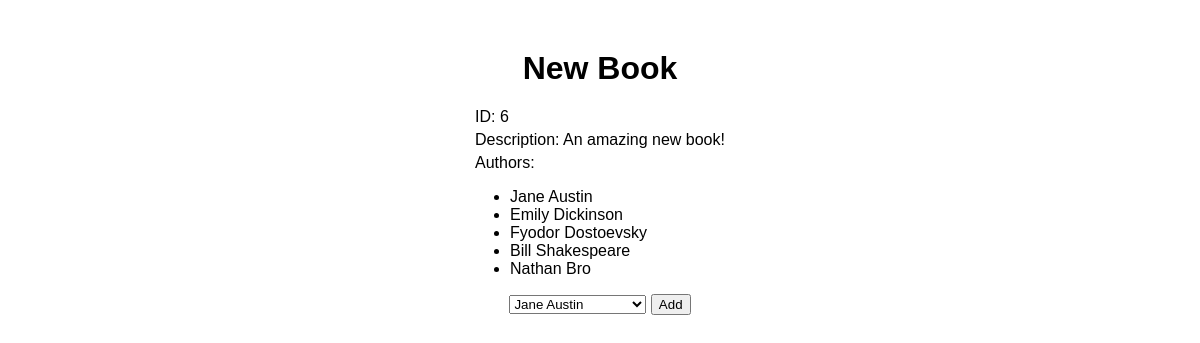
The page /books/6 on the database its author committed.
### bookAuthorApp/models.py (models this page shows)
class books(models.Model):
    title = models.CharField(max_length=255)
    desc = models.TextField()
    createdAt = models.DateTimeField(auto_now_add=True)
    updatedAt = models.DateTimeField(auto_now=True)

class authors(models.Model):
    firstName = models.CharField(max_length=45)
    lastName = models.CharField(max_length=45)
    books = models.ManyToManyField(books, related_name="author")
    notes = models.TextField()
    createdAt = models.DateTimeField(auto_now_add=True)
    updatedAt = models.DateTimeField(auto_now=True)

### bookAuthorApp/views.py (the view)
# urls.py: path('books/<int:bookNum>', views.bookView),
def bookView(request, bookNum):
    context = {
        "book" : books.objects.get(id=bookNum),
        "authorsList" : authors.objects.all()
    }
    return render(request, "book.html", context)

### bookAuthorApp/templates/book.html (shortened to what this page needs)
<!DOCTYPE html>
<html lang="en">
<head>
    {% load static %}
    <link rel="stylesheet" href="{% static 'style.css' %}">
</head>
<body>
    <div id="header">
        <div>
            <h1>{{book.title}}</h1>
            <div class="column">
                <p>ID: {{book.id}}</p>
                <p>Description: {{book.desc}}</p>
                <p>Authors:</p>
                <p>
                <ul>
                    {% for author in book.author.all %}
                    <li>{{author.firstName}} {{author.lastName}}</li>
                    {% endfor %}
                </ul>
                </p>
            </div>
            <form action="/addAuthorToBook/{{book.id}}" method="post">
                <select name="author">
                    {% for author in authorsList %}
                    {% if author.id != book.author.id %}
                    <option value="{{author.id}}">{{ author.firstName }} {{ author.lastName }}</option>
                    {% endif %}
                    {% endfor %}
                </select>
                <button type="submit">Add</button>
            </form>
        </div>
    </div>
</body>
</html>

### bookAuthorApp/static/style.css (style rules this page uses)
body { font-family: sans-serif; width: 960px; margin: 0px auto; text-align: center; padding-top: 50px; }
p { margin: 5px; }
h1 { margin-top: 0px; }
#header { display: flex; justify-content: space-evenly; }
.column { text-align: left; }

### rows shown on the page
books: title "New Book", id "6", desc "An amazing new book!"
authors: firstName "Jane", lastName "Austin"
authors: firstName "Emily", lastName "Dickinson"
authors: firstName "Fyodor", lastName "Dostoevsky"
authors: firstName "Bill", lastName "Shakespeare"
authors: firstName "Nathan", lastName "Bro"

### other values the page prints
form field author "Jane Austin"
